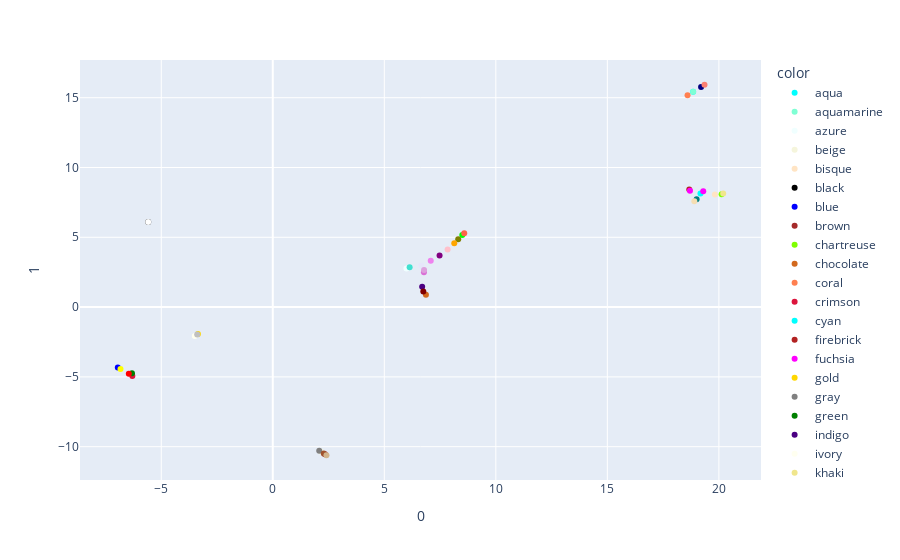

Notebook code cell kept with this figure:
### Code cell
top_200_df = df[std_dev.nlargest(200).index]

# perform UMAP
reducer = umap.UMAP(
        n_neighbors=2,
        min_dist=0.1,
        n_components=2,
        # metric='euclidean'
        metric='cosine'
)
embedding = reducer.fit_transform(top_200_df)
embedding.shape

# turn embedding into a dataframe
embedding_df = pandas.DataFrame(embedding)
embedding_df.columns = embedding_df.columns.astype(str)
embedding_df.insert(0, "color", color_words)
embedding_df.head()

fig = px.scatter(
    embedding_df, x='0', y='1', color='color',
    hover_data={'color': True, '0': False, '1': False},
    color_discrete_sequence=color_words
)

fig.show()

### Figure 1 — Plotly figure (JSON) as saved in the notebook; plotly's stock layout.template omitted (floating-point values rounded to 4 significant figures)
{"data": [{"customdata": [["aqua"]], "hovertemplate": "color=%{customdata[0]}<extra></extra>", "legendgroup": "aqua", "marker": {"color": "aqua", "symbol": "circle"}, "mode": "markers", "name": "aqua", "orientation": "v", "showlegend": true, "type": "scatter", "x": [18.85], "xaxis": "x", "y": [15.43], "yaxis": "y"}, {"customdata": [["aquamarine"]], "hovertemplate": "color=%{customdata[0]}<extra></extra>", "legendgroup": "aquamarine", "marker": {"color": "aquamarine", "symbol": "circle"}, "mode": "markers", "name": "aquamarine", "orientation": "v", "showlegend": true, "type": "scatter", "x": [18.85], "xaxis": "x", "y": [15.43], "yaxis": "y"}, {"customdata": [["azure"]], "hovertemplate": "color=%{customdata[0]}<extra></extra>", "legendgroup": "azure", "marker": {"color": "azure", "symbol": "circle"}, "mode": "markers", "name": "azure", "orientation": "v", "showlegend": true, "type": "scatter", "x": [5.993], "xaxis": "x", "y": [2.756], "yaxis": "y"}, {"customdata": [["beige"]], "hovertemplate": "color=%{customdata[0]}<extra></extra>", "legendgroup": "beige", "marker": {"color": "beige", "symbol": "circle"}, "mode": "markers", "name": "beige", "orientation": "v", "showlegend": true, "type": "scatter", "x": [2.142], "xaxis": "x", "y": [-10.35], "yaxis": "y"}, {"customdata": [["bisque"]], "hovertemplate": "color=%{customdata[0]}<extra></extra>", "legendgroup": "bisque", "marker": {"color": "bisque", "symbol": "circle"}, "mode": "markers", "name": "bisque", "orientation": "v", "showlegend": true, "type": "scatter", "x": [19.82], "xaxis": "x", "y": [8.068], "yaxis": "y"}, {"customdata": [["black"]], "hovertemplate": "color=%{customdata[0]}<extra></extra>", "legendgroup": "black", "marker": {"color": "black", "symbol": "circle"}, "mode": "markers", "name": "black", "orientation": "v", "showlegend": true, "type": "scatter", "x": [-5.583], "xaxis": "x", "y": [6.097], "yaxis": "y"}, {"customdata": [["blue"]], "hovertemplate": "color=%{customdata[0]}<extra></extra>", "legendgroup": "blue", "marker": {"color": "blue", "symbol": "circle"}, "mode": "markers", "name": "blue", "orientation": "v", "showlegend": true, "type": "scatter", "x": [-6.948], "xaxis": "x", "y": [-4.321], "yaxis": "y"}, {"customdata": [["brown"]], "hovertemplate": "color=%{customdata[0]}<extra></extra>", "legendgroup": "brown", "marker": {"color": "brown", "symbol": "circle"}, "mode": "markers", "name": "brown", "orientation": "v", "showlegend": true, "type": "scatter", "x": [2.342], "xaxis": "x", "y": [-10.55], "yaxis": "y"}, {"customdata": [["chartreuse"]], "hovertemplate": "color=%{customdata[0]}<extra></extra>", "legendgroup": "chartreuse", "marker": {"color": "chartreuse", "symbol": "circle"}, "mode": "markers", "name": "chartreuse", "orientation": "v", "showlegend": true, "type": "scatter", "x": [20.12], "xaxis": "x", "y": [8.09], "yaxis": "y"}, {"customdata": [["chocolate"]], "hovertemplate": "color=%{customdata[0]}<extra></extra>", "legendgroup": "chocolate", "marker": {"color": "chocolate", "symbol": "circle"}, "mode": "markers", "name": "chocolate", "orientation": "v", "showlegend": true, "type": "scatter", "x": [6.866], "xaxis": "x", "y": [0.8914], "yaxis": "y"}, {"customdata": [["coral"]], "hovertemplate": "color=%{customdata[0]}<extra></extra>", "legendgroup": "coral", "marker": {"color": "coral", "symbol": "circle"}, "mode": "markers", "name": "coral", "orientation": "v", "showlegend": true, "type": "scatter", "x": [18.59], "xaxis": "x", "y": [15.17], "yaxis": "y"}, {"customdata": [["crimson"]], "hovertemplate": "color=%{customdata[0]}<extra></extra>", "legendgroup": "crimson", "marker": {"color": "crimson", "symbol": "circle"}, "mode": "markers", "name": "crimson", "orientation": "v", "showlegend": true, "type": "scatter", "x": [-6.296], "xaxis": "x", "y": [-4.94], "yaxis": "y"}, {"customdata": [["cyan"]], "hovertemplate": "color=%{customdata[0]}<extra></extra>", "legendgroup": "cyan", "marker": {"color": "cyan", "symbol": "circle"}, "mode": "markers", "name": "cyan", "orientation": "v", "showlegend": true, "type": "scatter", "x": [19.17], "xaxis": "x", "y": [8.143], "yaxis": "y"}, {"customdata": [["firebrick"]], "hovertemplate": "color=%{customdata[0]}<extra></extra>", "legendgroup": "firebrick", "marker": {"color": "firebrick", "symbol": "circle"}, "mode": "markers", "name": "firebrick", "orientation": "v", "showlegend": true, "type": "scatter", "x": [18.67], "xaxis": "x", "y": [8.42], "yaxis": "y"}, {"customdata": [["fuchsia"]], "hovertemplate": "color=%{customdata[0]}<extra></extra>", "legendgroup": "fuchsia", "marker": {"color": "fuchsia", "symbol": "circle"}, "mode": "markers", "name": "fuchsia", "orientation": "v", "showlegend": true, "type": "scatter", "x": [18.7], "xaxis": "x", "y": [8.337], "yaxis": "y"}, {"customdata": [["gold"]], "hovertemplate": "color=%{customdata[0]}<extra></extra>", "legendgroup": "gold", "marker": {"color": "gold", "symbol": "circle"}, "mode": "markers", "name": "gold", "orientation": "v", "showlegend": true, "type": "scatter", "x": [-3.355], "xaxis": "x", "y": [-1.934], "yaxis": "y"}, {"customdata": [["gray"]], "hovertemplate": "color=%{customdata[0]}<extra></extra>", "legendgroup": "gray", "marker": {"color": "gray", "symbol": "circle"}, "mode": "markers", "name": "gray", "orientation": "v", "showlegend": true, "type": "scatter", "x": [2.082], "xaxis": "x", "y": [-10.29], "yaxis": "y"}, {"customdata": [["green"]], "hovertemplate": "color=%{customdata[0]}<extra></extra>", "legendgroup": "green", "marker": {"color": "green", "symbol": "circle"}, "mode": "markers", "name": "green", "orientation": "v", "showlegend": true, "type": "scatter", "x": [-6.313], "xaxis": "x", "y": [-4.744], "yaxis": "y"}, {"customdata": [["indigo"]], "hovertemplate": "color=%{customdata[0]}<extra></extra>", "legendgroup": "indigo", "marker": {"color": "indigo", "symbol": "circle"}, "mode": "markers", "name": "indigo", "orientation": "v", "showlegend": true, "type": "scatter", "x": [6.697], "xaxis": "x", "y": [1.451], "yaxis": "y"}, {"customdata": [["ivory"]], "hovertemplate": "color=%{customdata[0]}<extra></extra>", "legendgroup": "ivory", "marker": {"color": "ivory", "symbol": "circle"}, "mode": "markers", "name": "ivory", "orientation": "v", "showlegend": true, "type": "scatter", "x": [-3.496], "xaxis": "x", "y": [-2.074], "yaxis": "y"}, {"customdata": [["khaki"]], "hovertemplate": "color=%{customdata[0]}<extra></extra>", "legendgroup": "khaki", "marker": {"color": "khaki", "symbol": "circle"}, "mode": "markers", "name": "khaki", "orientation": "v", "showlegend": true, "type": "scatter", "x": [20.19], "xaxis": "x", "y": [8.143], "yaxis": "y"}, {"customdata": [["lavender"]], "hovertemplate": "color=%{customdata[0]}<extra></extra>", "legendgroup": "lavender", "marker": {"color": "lavender", "symbol": "circle"}, "mode": "markers", "name": "lavender", "orientation": "v", "showlegend": true, "type": "scatter", "x": [6.662], "xaxis": "x", "y": [2.96], "yaxis": "y"}, {"customdata": [["lime"]], "hovertemplate": "color=%{customdata[0]}<extra></extra>", "legendgroup": "lime", "marker": {"color": "lime", "symbol": "circle"}, "mode": "markers", "name": "lime", "orientation": "v", "showlegend": true, "type": "scatter", "x": [8.496], "xaxis": "x", "y": [5.171], "yaxis": "y"}, {"customdata": [["magenta"]], "hovertemplate": "color=%{customdata[0]}<extra></extra>", "legendgroup": "magenta", "marker": {"color": "magenta", "symbol": "circle"}, "mode": "markers", "name": "magenta", "orientation": "v", "showlegend": true, "type": "scatter", "x": [19.3], "xaxis": "x", "y": [8.291], "yaxis": "y"}, {"customdata": [["maroon"]], "hovertemplate": "color=%{customdata[0]}<extra></extra>", "legendgroup": "maroon", "marker": {"color": "maroon", "symbol": "circle"}, "mode": "markers", "name": "maroon", "orientation": "v", "showlegend": true, "type": "scatter", "x": [6.749], "xaxis": "x", "y": [1.119], "yaxis": "y"}, {"customdata": [["navy"]], "hovertemplate": "color=%{customdata[0]}<extra></extra>", "legendgroup": "navy", "marker": {"color": "navy", "symbol": "circle"}, "mode": "markers", "name": "navy", "orientation": "v", "showlegend": true, "type": "scatter", "x": [19.2], "xaxis": "x", "y": [15.78], "yaxis": "y"}, {"customdata": [["olive"]], "hovertemplate": "color=%{customdata[0]}<extra></extra>", "legendgroup": "olive", "marker": {"color": "olive", "symbol": "circle"}, "mode": "markers", "name": "olive", "orientation": "v", "showlegend": true, "type": "scatter", "x": [8.313], "xaxis": "x", "y": [4.854], "yaxis": "y"}, {"customdata": [["orange"]], "hovertemplate": "color=%{customdata[0]}<extra></extra>", "legendgroup": "orange", "marker": {"color": "orange", "symbol": "circle"}, "mode": "markers", "name": "orange", "orientation": "v", "showlegend": true, "type": "scatter", "x": [8.137], "xaxis": "x", "y": [4.573], "yaxis": "y"}, {"customdata": [["orchid"]], "hovertemplate": "color=%{customdata[0]}<extra></extra>", "legendgroup": "orchid", "marker": {"color": "orchid", "symbol": "circle"}, "mode": "markers", "name": "orchid", "orientation": "v", "showlegend": true, "type": "scatter", "x": [6.777], "xaxis": "x", "y": [2.488], "yaxis": "y"}, {"customdata": [["pink"]], "hovertemplate": "color=%{customdata[0]}<extra></extra>", "legendgroup": "pink", "marker": {"color": "pink", "symbol": "circle"}, "mode": "markers", "name": "pink", "orientation": "v", "showlegend": true, "type": "scatter", "x": [7.838], "xaxis": "x", "y": [4.129], "yaxis": "y"}, {"customdata": [["plum"]], "hovertemplate": "color=%{customdata[0]}<extra></extra>", "legendgroup": "plum", "marker": {"color": "plum", "symbol": "circle"}, "mode": "markers", "name": "plum", "orientation": "v", "showlegend": true, "type": "scatter", "x": [6.783], "xaxis": "x", "y": [2.656], "yaxis": "y"}, {"customdata": [["purple"]], "hovertemplate": "color=%{customdata[0]}<extra></extra>", "legendgroup": "purple", "marker": {"color": "purple", "symbol": "circle"}, "mode": "markers", "name": "purple", "orientation": "v", "showlegend": true, "type": "scatter", "x": [7.477], "xaxis": "x", "y": [3.697], "yaxis": "y"}, {"customdata": [["red"]], "hovertemplate": "color=%{customdata[0]}<extra></extra>", "legendgroup": "red", "marker": {"color": "red", "symbol": "circle"}, "mode": "markers", "name": "red", "orientation": "v", "showlegend": true, "type": "scatter", "x": [-6.455], "xaxis": "x", "y": [-4.77], "yaxis": "y"}, {"customdata": [["salmon"]], "hovertemplate": "color=%{customdata[0]}<extra></extra>", "legendgroup": "salmon", "marker": {"color": "salmon", "symbol": "circle"}, "mode": "markers", "name": "salmon", "orientation": "v", "showlegend": true, "type": "scatter", "x": [19.36], "xaxis": "x", "y": [15.93], "yaxis": "y"}, {"customdata": [["sienna"]], "hovertemplate": "color=%{customdata[0]}<extra></extra>", "legendgroup": "sienna", "marker": {"color": "sienna", "symbol": "circle"}, "mode": "markers", "name": "sienna", "orientation": "v", "showlegend": true, "type": "scatter", "x": [2.286], "xaxis": "x", "y": [-10.49], "yaxis": "y"}, {"customdata": [["silver"]], "hovertemplate": "color=%{customdata[0]}<extra></extra>", "legendgroup": "silver", "marker": {"color": "silver", "symbol": "circle"}, "mode": "markers", "name": "silver", "orientation": "v", "showlegend": true, "type": "scatter", "x": [-3.39], "xaxis": "x", "y": [-1.967], "yaxis": "y"}, {"customdata": [["tan"]], "hovertemplate": "color=%{customdata[0]}<extra></extra>", "legendgroup": "tan", "marker": {"color": "tan", "symbol": "circle"}, "mode": "markers", "name": "tan", "orientation": "v", "showlegend": true, "type": "scatter", "x": [2.406], "xaxis": "x", "y": [-10.61], "yaxis": "y"}, {"customdata": [["teal"]], "hovertemplate": "color=%{customdata[0]}<extra></extra>", "legendgroup": "teal", "marker": {"color": "teal", "symbol": "circle"}, "mode": "markers", "name": "teal", "orientation": "v", "showlegend": true, "type": "scatter", "x": [19.0], "xaxis": "x", "y": [7.717], "yaxis": "y"}, {"customdata": [["tomato"]], "hovertemplate": "color=%{customdata[0]}<extra></extra>", "legendgroup": "tomato", "marker": {"color": "tomato", "symbol": "circle"}, "mode": "markers", "name": "tomato", "orientation": "v", "showlegend": true, "type": "scatter", "x": [8.584], "xaxis": "x", "y": [5.283], "yaxis": "y"}, {"customdata": [["turquoise"]], "hovertemplate": "color=%{customdata[0]}<extra></extra>", "legendgroup": "turquoise", "marker": {"color": "turquoise", "symbol": "circle"}, "mode": "markers", "name": "turquoise", "orientation": "v", "showlegend": true, "type": "scatter", "x": [6.136], "xaxis": "x", "y": [2.86], "yaxis": "y"}, {"customdata": [["violet"]], "hovertemplate": "color=%{customdata[0]}<extra></extra>", "legendgroup": "violet", "marker": {"color": "violet", "symbol": "circle"}, "mode": "markers", "name": "violet", "orientation": "v", "showlegend": true, "type": "scatter", "x": [7.082], "xaxis": "x", "y": [3.324], "yaxis": "y"}, {"customdata": [["wheat"]], "hovertemplate": "color=%{customdata[0]}<extra></extra>", "legendgroup": "wheat", "marker": {"color": "wheat", "symbol": "circle"}, "mode": "markers", "name": "wheat", "orientation": "v", "showlegend": true, "type": "scatter", "x": [18.9], "xaxis": "x", "y": [7.58], "yaxis": "y"}, {"customdata": [["white"]], "hovertemplate": "color=%{customdata[0]}<extra></extra>", "legendgroup": "white", "marker": {"color": "white", "symbol": "circle"}, "mode": "markers", "name": "white", "orientation": "v", "showlegend": true, "type": "scatter", "x": [-5.583], "xaxis": "x", "y": [6.097], "yaxis": "y"}, {"customdata": [["yellow"]], "hovertemplate": "color=%{customdata[0]}<extra></extra>", "legendgroup": "yellow", "marker": {"color": "yellow", "symbol": "circle"}, "mode": "markers", "name": "yellow", "orientation": "v", "showlegend": true, "type": "scatter", "x": [-6.828], "xaxis": "x", "y": [-4.435], "yaxis": "y"}], "layout": {"legend": {"title": {"text": "color"}, "tracegroupgap": 0}, "margin": {"t": 60}, "xaxis": {"anchor": "y", "domain": [0, 1], "title": {"text": "0"}}, "yaxis": {"anchor": "x", "domain": [0, 1], "title": {"text": "1"}}}}
